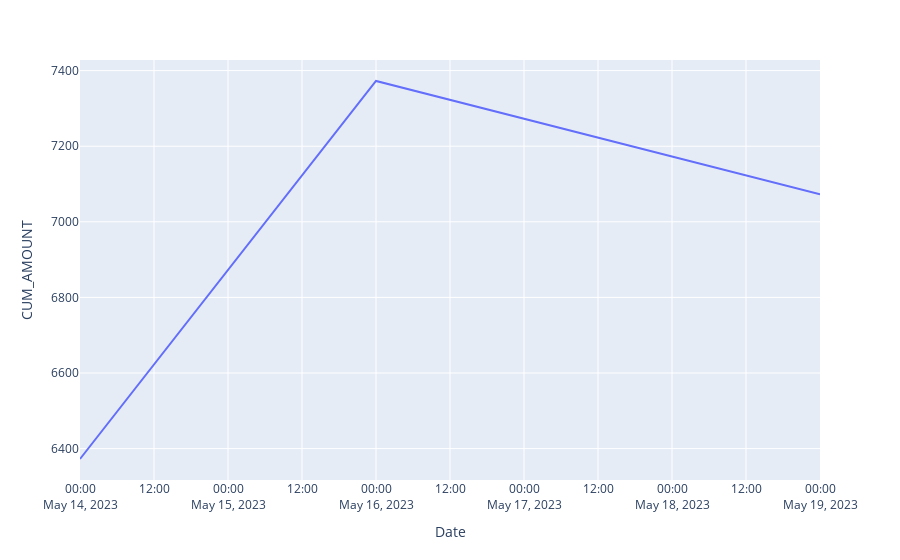

Notebook source saved alongside this figure:
### Code cell
fig_opt

### Figure 1 — Plotly figure (JSON) as saved in the notebook; plotly's stock layout.template omitted (floating-point values rounded to 4 significant figures)
{"data": [{"hovertemplate": "Date=%{x}<br>CUM_AMOUNT=%{y}<extra></extra>", "legendgroup": "", "line": {"color": "#636efa", "dash": "solid"}, "marker": {"symbol": "circle"}, "mode": "lines", "name": "", "orientation": "v", "showlegend": false, "type": "scatter", "x": ["2023-05-14T00:00:00", "2023-05-16T00:00:00", "2023-05-19T00:00:00"], "xaxis": "x", "y": [6372.0, 7372.0, 7072.0], "yaxis": "y"}], "layout": {"legend": {"tracegroupgap": 0}, "margin": {"t": 60}, "xaxis": {"anchor": "y", "domain": [0, 1], "title": {"text": "Date"}}, "yaxis": {"anchor": "x", "domain": [0, 1], "title": {"text": "CUM_AMOUNT"}}}}
